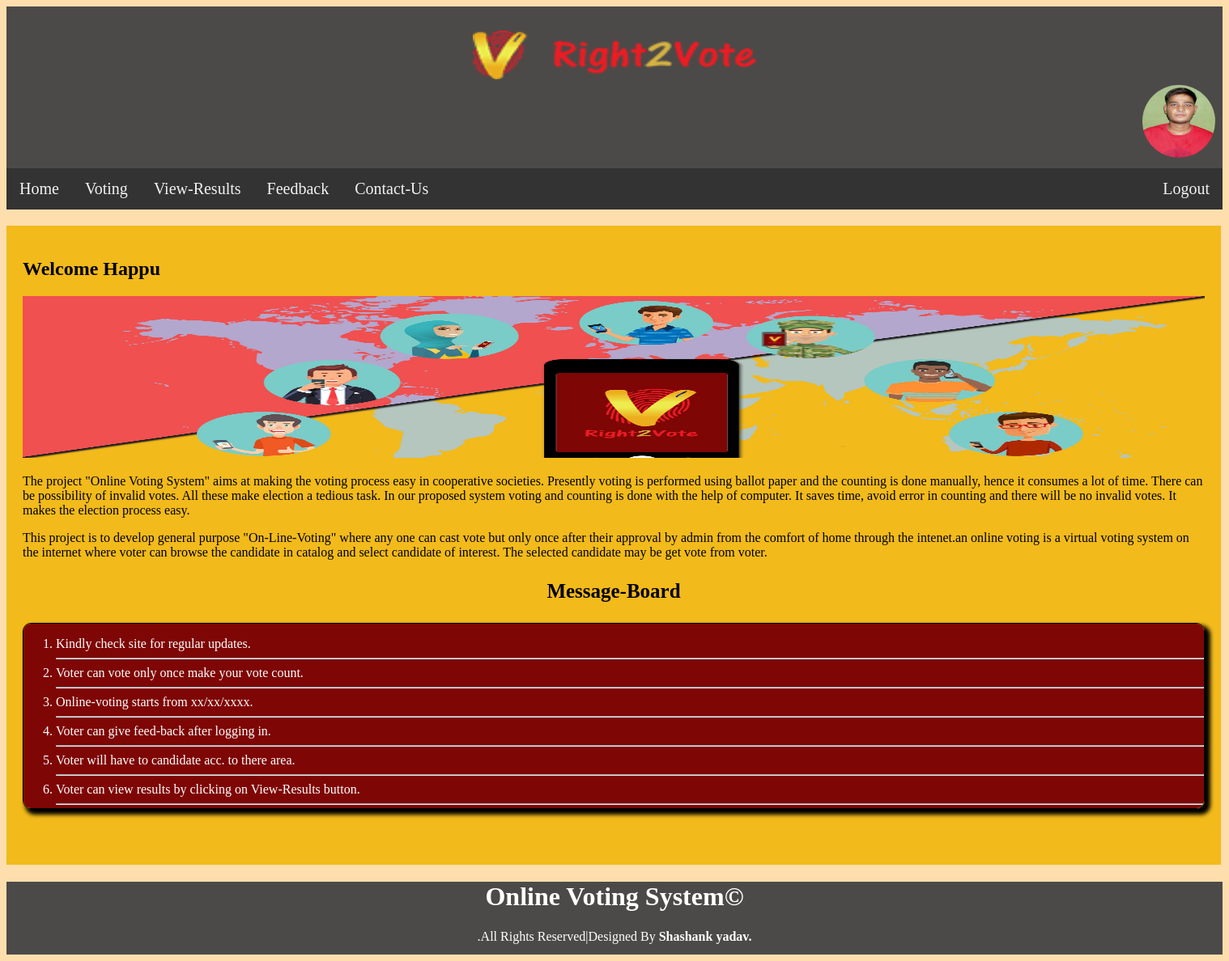
/voterhome.php (signed in), run on the app's committed database.
### tables this page shows
CREATE TABLE IF NOT EXISTS `registration` (
  `user` varchar(50) NOT NULL,
  `name` varchar(100) NOT NULL,
  `state` varchar(50) NOT NULL,
  `city` varchar(50) NOT NULL,
  `address` varchar(500) NOT NULL,
  `dob` varchar(50) NOT NULL,
  `mobile` int(20) NOT NULL,
  `utype` varchar(20) NOT NULL,
  `photo` varchar(100) NOT NULL,
  `status` varchar(100) NOT NULL,
  `chance` int(100) NOT NULL,
  PRIMARY KEY (`user`)
);

CREATE TABLE IF NOT EXISTS `message` (
  `id` int(100) NOT NULL,
  `msg` varchar(1000) NOT NULL,
  PRIMARY KEY (`id`)
);

### voterhome.php (the view, shortened to what this page needs)
<?php include("navbar.php")?>
<!DOCTYPE html>
<html>
<head>
</head>
<body>
<div class="row">
  <div class="leftcolumn">
    <div class="card" style="width:1500px;height:790px;">
      <?php
      if(isset($_SESSION['user']))
      {
     $con=mysqli_connect("127.0.0.1","root","","online_voting");
     $q1="select * from registration where user='$user'";
     $res=mysqli_query($con,$q1);
     $row=mysqli_fetch_array($res);
     echo"<h2>Welcome ".$row[1]."</h2>";
      }
      else
      {
        echo"<h2>Welcome</h2>";
      }
      ?>
      <div><img src="images/f.jpg" width="100%" height="200"></div>
      <p >The project "Online Voting System" aims at making the voting process easy in cooperative societies. Presently voting is performed using ballot paper and the counting is done manually, hence it consumes a lot of time. There can be possibility of invalid votes. All these make election a tedious task. In our proposed system voting and counting is done with the help of computer. It saves time, avoid error in counting and there will be no invalid votes. It makes the election process easy. </p>
      <p> This project is to develop general purpose "On-Line-Voting" where any one can cast vote but only once after their approval by admin from the comfort of home through the intenet.an online voting is a virtual voting system on the internet where voter can browse the candidate in catalog and select candidate of interest. The selected candidate may be get vote from voter.</p>
        <p style="text-align: center;font-size:25px;"><b> Message-Board</u></b></p>
         <div style="width:100%;height:230px;border:1px solid black;background-color:#7E0605;color:white;box-shadow:5px 5px 5px 2px black;border-radius:10px;overflow-y:scroll;">
            <ol>
          <?php
$con=mysqli_connect("127.0.0.1","root","","online_voting");
$query="select * from message ";
$res=mysqli_query($con,$query);
while($row=mysqli_fetch_array($res))
{
echo"<li>".$row['msg']."</li><hr>";
}
?>
            </ol>
          </div>
    </div>
  </div>
    </div>
<div class="footer">
  <h1>Online Voting System&copy;</h1>.All Rights Reserved|Designed By <b>Shashank yadav.</b>
</body>
</html>

### navbar.php (shortened to what this page needs)
<!DOCTYPE html>
<html>
<head>
</head>
<body class="body">
<div class="header">
  <img src="images/r2v.png" width="350" height="60">
<?php
if(isset($_SESSION['user']))
{
$user=$_SESSION['user'];
$con=mysqli_connect("127.0.0.1","root","","online_voting");
$q1="select * from registration where user='$user'";
$res=mysqli_query($con,$q1);
if($row=mysqli_fetch_array($res))
{
  $pic=$row[8];
echo"<table>";
echo"<tr><td><a href='vprofile.php' style='text-align:right;'><img src='".$pic."'height='90'width='90' style='border-radius:50px;margin-left:1370px;'></a></td></tr>";
echo "</table>";
}
}
?>
</div>
<div class="topnav">
  <a href="voterhome.php">Home</a>
  <a href="voting.php">Voting</a>
  <a href="result.php">View-Results</a>
  <a href="feedback.php">Feedback</a>
  <a href="contactus.php">Contact-Us</a>
  <a href="logout.php" style="float:right">Logout</a>
</div>
</body>
</html>

### navbar.php (style rules this page uses)
* { box-sizing: border-box; }
.body { font-family:Comic Sans MS;"; padding: 10px; background-color:#FFDEAD; }
.header { padding:30px; text-align: center; background: #4C4A48; height:200px; }
.topnav { overflow: hidden; background-color: #333; }
.topnav a { float: left; display: block; color: #f2f2f2; text-align: center; padding: 14px 16px; text-decoration: none; font-size:20px; }
.footer { text-align: center; background: #4C4A48; height: 90px; color:white; }

### voterhome.php (style rules this page uses)
body { font-family:Comic Sans MS;"; padding: 10px; background:#FFDEAD; }
.card { background-color:#F2BA1B; padding: 20px; margin-top: 20px; }

### data on the page
registration: photo (picture), name "Happu"
message: msg "Kindly check site for regular updates."
message: msg "Voter can vote only once make your vote count."
message: msg "Online-voting starts from xx/xx/xxxx."
message: msg "Voter can give feed-back after logging in."
message: msg "Voter will have to candidate acc. to there area."
message: msg "Voter can view results by clicking on View-Results button."
